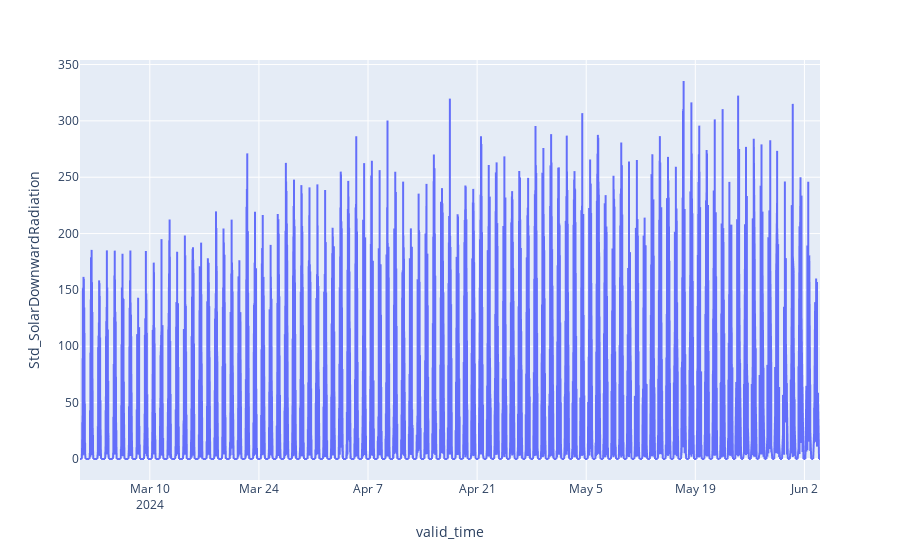

The notebook cell this image was saved under:
### Code cell
import plotly.express as px

px.line(pivot_ncep_pes10_df[pivot_ncep_pes10_df["valid_time"] > "2024-03-01"], x="valid_time", y="Std_SolarDownwardRadiation")

### Figure 1 — Plotly figure (JSON) as saved in the notebook; plotly's stock layout.template omitted (floating-point values rounded to 4 significant figures; data arrays with more than 128 entries replaced by an {"elided": "..."} marker saying what was removed)
{"data": [{"hovertemplate": "valid_time=%{x}<br>Std_SolarDownwardRadiation=%{y}<extra></extra>", "legendgroup": "", "line": {"color": "#636efa", "dash": "solid"}, "marker": {"symbol": "circle"}, "mode": "lines", "name": "", "showlegend": false, "type": "scattergl", "x": {"elided": "64983 str values"}, "xaxis": "x", "y": {"elided": "64983 float values"}, "yaxis": "y"}], "layout": {"legend": {"tracegroupgap": 0}, "margin": {"t": 60}, "xaxis": {"anchor": "y", "domain": [0, 1], "title": {"text": "valid_time"}}, "yaxis": {"anchor": "x", "domain": [0, 1], "title": {"text": "Std_SolarDownwardRadiation"}}}}
